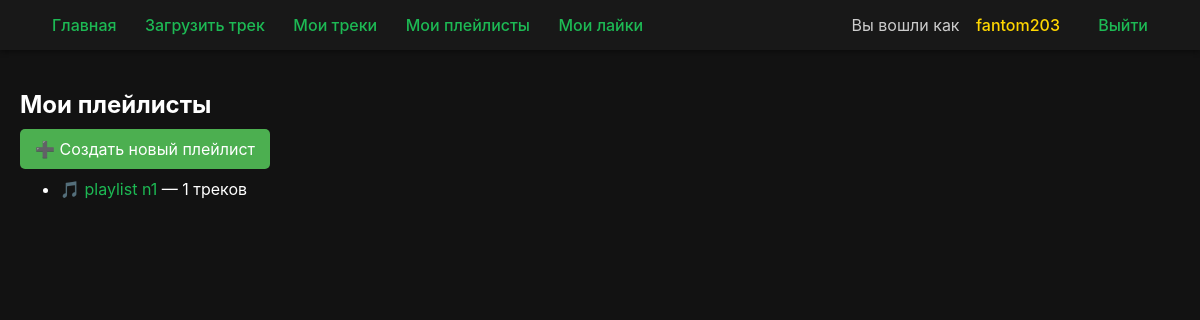
The app's page /tracks/playlists/ (signed in), older data.
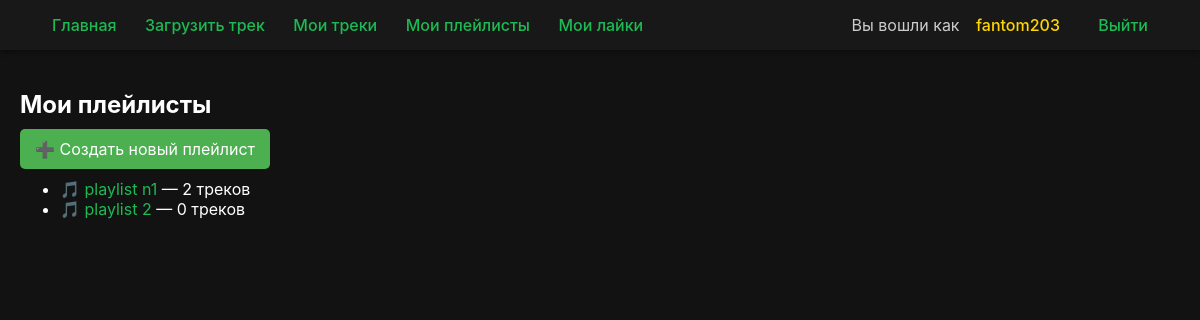
The same page, newer data.
### users/models.py (models this page shows)
class User(AbstractUser):
    pass

### tracks/models.py (models this page shows, shortened)
class Playlist(models.Model):
    name = models.CharField(max_length=255)
    description = models.TextField(blank=True, null=True)
    user = models.ForeignKey(settings.AUTH_USER_MODEL, on_delete=models.CASCADE)
    tracks = models.ManyToManyField(Track, blank=True)
    created_at = models.DateTimeField(auto_now_add=True)

### tracks/views.py (the view)
# urls.py: path('playlists/', views.my_playlists, name='my_playlists'),
@login_required
def my_playlists(request):
    playlists = Playlist.objects.filter(user=request.user)
    return render(request, 'tracks/my_playlists.html', {'playlists': playlists})

### tracks/templates/tracks/my_playlists.html
{% extends "base.html" %}
{% block content %}
<h2>Мои плейлисты</h2>
<div style="margin-bottom: 20px;">
    <a href="{% url 'create_playlist' %}" class="btn btn-primary"
       style="background-color:#4CAF50; color:white; padding:10px 15px; border-radius:5px; text-decoration:none;">
        ➕ Создать новый плейлист
    </a>
</div>
<ul>
{% for playlist in playlists %}
    <li>
        <a href="{% url 'playlist_detail' playlist.id %}">
            🎵 {{ playlist.name }}
        </a> — {{ playlist.tracks.count }} треков
    </li>
{% empty %}
    <p>У вас пока нет плейлистов.</p>
{% endfor %}
</ul>
{% endblock %}

### templates/base.html (shortened to what this page needs)
<!DOCTYPE html>
<html lang="ru">
<head>
</head>
<body>
    <nav>
        <div class="left">
            <a href="{% url 'track_list' %}">Главная</a>
            {% if user.is_authenticated %}
                <a href="{% url 'upload_track' %}">Загрузить трек</a>
                <a href="{% url 'my_tracks' %}">Мои треки</a>
                <a href="{% url 'my_playlists' %}">Мои плейлисты</a>
                <a href="{% url 'my_likes' %}">Мои лайки</a>
            {% endif %}
        </div>
        <div class="right">
            {% if user.is_authenticated %}
                <span>Вы вошли как
                    <a href="{% url 'user_profile' user.username %}" style="color: #ffd700;">
                        {{ user.username }}
                    </a>
                </span>
                <a href="{% url 'logout' %}">Выйти</a>
            {% else %}
                <a href="{% url 'login' %}">Войти</a>
                <a href="{% url 'register' %}">Регистрация</a>
            {% endif %}
        </div>
    </nav>
    <div class="container">
        {% block content %}
        {% endblock %}
    </div>
</body>
</html>

### templates/base.html (style rules this page uses)
body { margin: 0; font-family: 'Inter', sans-serif; background-color: #121212; color: #fff; }
a { color: #1DB954; text-decoration: none; transition: 0.2s ease; }
nav { background: #181818; display: flex; justify-content: space-between; align-items: center; padding: 15px 40px; box-shadow: 0 2px 5px rgba(0,0,0,0.4); position: sticky; top: 0; z-index: 1000; }
nav .left a, nav .right a { margin: 0 12px; font-weight: 500; }
nav span { margin-right: 10px; color: #ccc; }
.container { max-width: 1200px; margin: 40px auto; padding: 0 20px; }

Row changes from the older to the newer data that the page shows:
computed for Playlist "playlist n1": tracks.count "1" → "2"
added Playlist: name "playlist 2", tracks.count "0"
